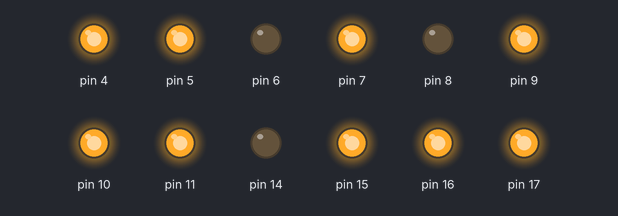
Recording of a sketch running on a simulated Arduino Uno, built with avr-gcc and run on an emulated ATmega328P. Parts: output pins drawn as LEDs (lit = HIGH).

Above: at 0.1 s.
Timing chart, 0 to 1.6 s (numbered marks = the images above):
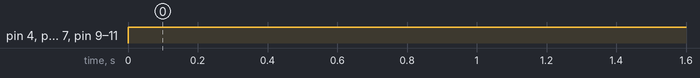

Measured:
- by itself, pin 4, pin 5, pin 7, pin 9–11: LOW → HIGH at 0.00 s

The sketch:

190405_2.ino
```cpp
void setup() {
  // put your setup code here, to run once:

  pinMode(4,OUTPUT);//1
  pinMode(5,OUTPUT);//2
  pinMode(6,OUTPUT);//3
  pinMode(7,OUTPUT);//4
  pinMode(8,OUTPUT);//5
  pinMode(9,OUTPUT);//7
  pinMode(10,OUTPUT);//10
  pinMode(11,OUTPUT);//11

  pinMode(14,OUTPUT);//12
  pinMode(15,OUTPUT);//9
  pinMode(16,OUTPUT);//8
  pinMode(17,OUTPUT);//6
  digitalWrite(14,1);
  digitalWrite(15,1);
  digitalWrite(16,1);
  digitalWrite(17,1);
}

void loop() {
  digitalWrite(14,0);
  digitalWrite(4,1);
  digitalWrite(10,1);
  digitalWrite(11,1);
  digitalWrite(9,1);
  digitalWrite(7,1);
  digitalWrite(5,1);

}
```
